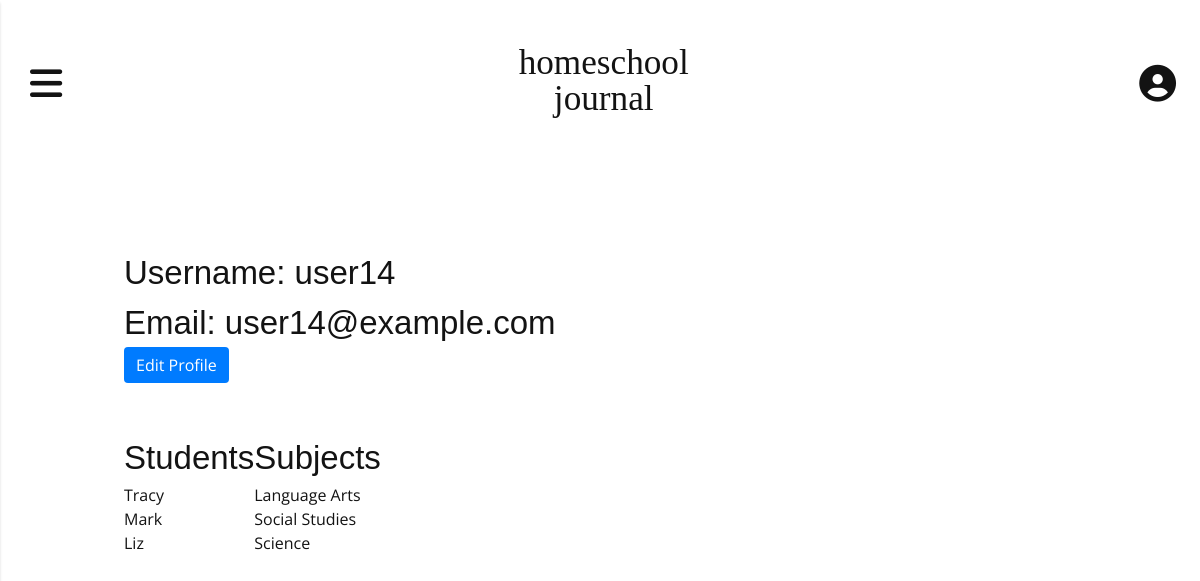
The app's page /profile (signed in) with its own data.
### app/models.py (models this page shows, shortened)
class User(UserMixin, db.Model):
    id = db.Column(db.Integer, primary_key=True)
    username = db.Column(db.String(64), nullable=False, index=True, unique=True)
    email = db.Column(db.String(120), nullable=False, index=True, unique=True)
    student_number = db.Column(db.Integer, index=True)
    password_hash = db.Column(db.String(128))
    activities = db.relationship('Activity', backref='admin', lazy='dynamic')
    students = db.relationship('Student', backref='admin', lazy='dynamic')
    subjects = db.relationship('Subject', backref='admin', lazy='dynamic')
    attendance = db.relationship('Attendance', backref='admin', lazy='dynamic')

class Student(db.Model):
    id = db.Column(db.Integer, primary_key=True)
    student_name = db.Column(db.String(64), index=True)
    user_id = db.Column(db.Integer, db.ForeignKey('user.id'))
    attendance = db.relationship('Attendance', backref='student', lazy='dynamic')
    activities = db.relationship('Activity', backref='student', lazy='dynamic')
    def __str__(self):
        return self.student_name

class Subject(db.Model):
    id = db.Column(db.Integer, primary_key=True)
    user_id = db.Column(db.Integer, db.ForeignKey('user.id'), index=True)
    subject_name = db.Column(db.String(64), index=True)
    activities = db.relationship('Activity', backref='subject', lazy='dynamic')
    def __str__(self):
        return self.subject_name

### app/routes.py (the view)
@app.route('/profile', methods=['GET', 'POST'])
@login_required
def profile():
    return render_template('profile.html')

### app/models.py (called while the page is built)
@login.user_loader
def load_user(id):
    return User.query.get(int(id))

### app/templates/profile.html (shortened to what this page needs)
{% extends 'base.html' %}
{% block content %}
    <div class="profile-container">
        <div>
            <p class="profile-heading">Username: {{ current_user.username }}</p>
        </div>
        <div class="">
            <p class="profile-heading">Email: {{ current_user.email }}</p>
        </div>
        <a href="{{ url_for('edit_profile') }}" class="btn btn-primary">Edit Profile</a>
        <div class="profile-flex">
            <div class="profile-flex-item">
                <p class="profile-heading">Students</p>
                {% for student in current_user.students %}
                    <p>{{ student }}</p>
                {% endfor %}
            </div>
            <div class="profile-flex-item">
                <p class="profile-heading">Subjects</p>
                {% for subject in current_user.subjects %}
                    <p>{{ subject }}</p>
                {% endfor %}
            </div>
        </div>
    </div>
{% endblock %}

### app/static/style.css (style rules this page uses)
:root { --black: #131313; --white: #FFFFFF; --bg-light: #EBF6F2; --bg-navbar: #DEDBFE; --bg-dark: #167973; --bg-activity-display: hsla(245, 100%, 95%, 0.9); --bg-completed: hsla(160, 36%, 88%, 1); --bg-notcompleted: hsla(246, 91%, 65%, 0.21); --completed-color: hsla(176, 69%, 28%, 1); --notcompleted-color: hsla(246, 54%, 53%, 1); --content-bg-light: #D7ECE5; --attendance-bg:#FBE6CC; --link-color: #6354F7; --link-hover-color: #872CA7; --highlight-color: #6354F7; --btn-bright: #6354F7; --btn-bright-hover: #872CA7; --btn-activity-display: hsla(246, 91%, 65%, 1); --btn-activity-display-hover: hsla(246, 91%, 55%, 1); --btn-bg-color-light: #C7C4E3; --btn-edit: hsla(33, 85%, 89%, 1); --btn-details: hsla(220, 78%, 89%, 1); --btn-delete: hsla(3, 56%, 49%, 0.3); --btn-edit-hover: hsla(33, 85%, 79%, 1); --btn-details-hover: hsla(220, 78%, 79%, 1); --btn-delete-hover: hsla(3, 66%, 42%, 0.4); --alert-color: rgba(196, 61, 55, 0.3); --header-icon-hover-color: #872CA7; --border-light: #D7DADD; }
*, *:before, *:after { box-sizing: border-box; }
p { margin: 0; padding: 0; }
body { margin: 0; padding: 0; background-color: var(--white); color: #131313; font-family: 'Open Sans', sans-serif; font-weight: 400; }
a { text-decoration:none; color: var(--link-color); cursor: pointer; }
.btn { border: unset; cursor: pointer; }
.profile-container { margin-top: 50px; }
.profile-flex { display: flex; margin-top: 50px; }
.profile-heading { font-size: 33px; font-family: 'Work Sans', sans-serif; }

### records on screen
User: username "user14", email "user14@example.com"
Student: student_name "Tracy"
Student: student_name "Mark"
Student: student_name "Liz"
Subject: subject_name "Language Arts"
Subject: subject_name "Social Studies"
Subject: subject_name "Science"
